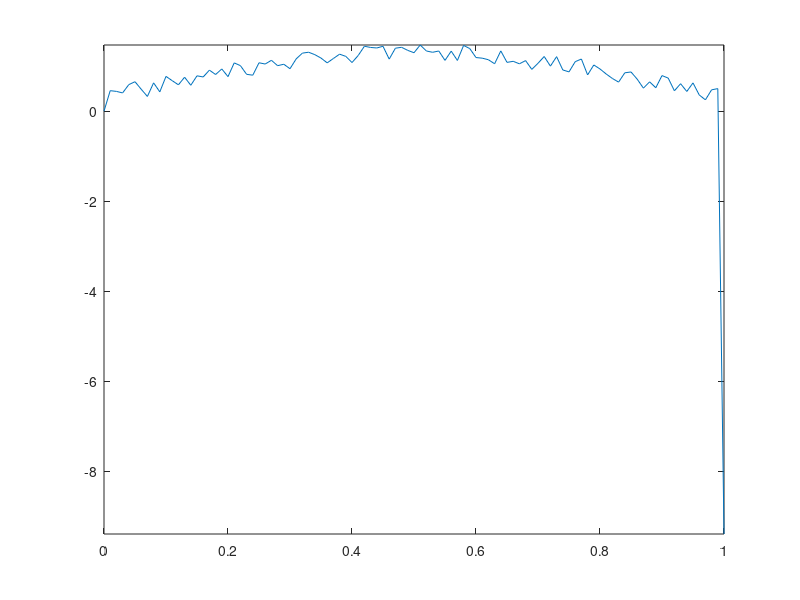

Reproduce this figure in MATLAB. (Note: this script raises an error after producing the figure.)
%% Solution to Problem Set 3
% Control of Reaction Diffusion Equation

%Start Parameter
lambda = 15;
noise = 0.2; %uniform noise [-noise, noise]
control_on = true;
plot_temp = true;
plot_delta_t = 0.02; %must be >=0.002
plot_gain_kernel = false;
plot_pause = 0.5; 
%End Parameter

delta_x = 0.01;
delta_t = 0.002;
x = 0:delta_x:1;
t = 0:delta_t:1;
noise_div = 0.5 / noise;
u0 = sin(pi*x) + (0.5 - rand(1, length(x)) / noise_div);
A = full(gallery('tridiag',length(x),1,-2,1)) / delta_x^2;
A = A + eye(length(x)) * lambda;
A(1,:) = 0;
A(end,:) = 0;
A(1,1) = 1;
A(end,end) = 1;
u_be = zeros(length(x), length(t));
u_be(:,1) = u0;

k = zeros(1, length(x));
for i=1:length(x)
    k(1, i) = -lambda*x(1,i) * besseli(1, sqrt(lambda*(1-x(1,i)^2))) / sqrt(lambda*(1-x(1,i)^2));
    if i == length(x)
        k(1, i) = -lambda/2;
    end
end

for i=2:length(t)+1
    if control_on
        u_be(end, i-1) = trapz(delta_x, k(:).*u_be(:,i-1));
    else
        u_be(end, i-1)= 0;
    end
    if i == length(t)+1
        break
    end
    u_be(1, i-1) = 0;
    AI = eye(length(x)) - delta_t * A;
    u_be(:,i)= AI\u_be(:,i-1);
end

if plot_temp
    pdt = ceil(plot_delta_t / delta_t);
    for i=1:pdt:length(t)
        p = plot(x, u_be(:,i));
        ylim([min(u_be(:)) max(u_be(:))])
        title("Lambda=" + lambda + " and time=" + i*delta_t)
        pause(plot_pause);
        if ~ishghandle(p)
            return
        end
    end
end

close all;


%% Gain Kernel

if plot_gain_kernel
    lambda_arr = [5 10 15 20 25];
    k = zeros(length(lambda_arr), length(x));
    
    for l=1:length(lambda_arr)
        lambda = lambda_arr(l);
        for i=1:length(x)
            k(l, i) = -lambda*x(1,i) * besseli(1, sqrt(lambda*(1-x(1,i)^2))) / sqrt(lambda*(1-x(1,i)^2));
            if i == length(x)
                k(l, i) = -lambda/2;
            end
        end
        hold on
        plot(x, k(l, :), 'DisplayName', string(lambda))
    end
    
    hold off
    lgd = legend;
    lgd.Title.String = 'Lambdas';
end

